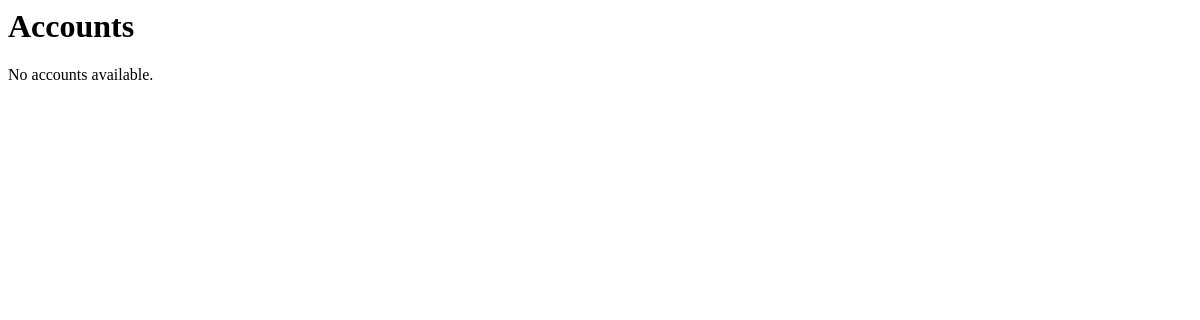
The page /accounts/2 (signed in) on the database as committed earlier.
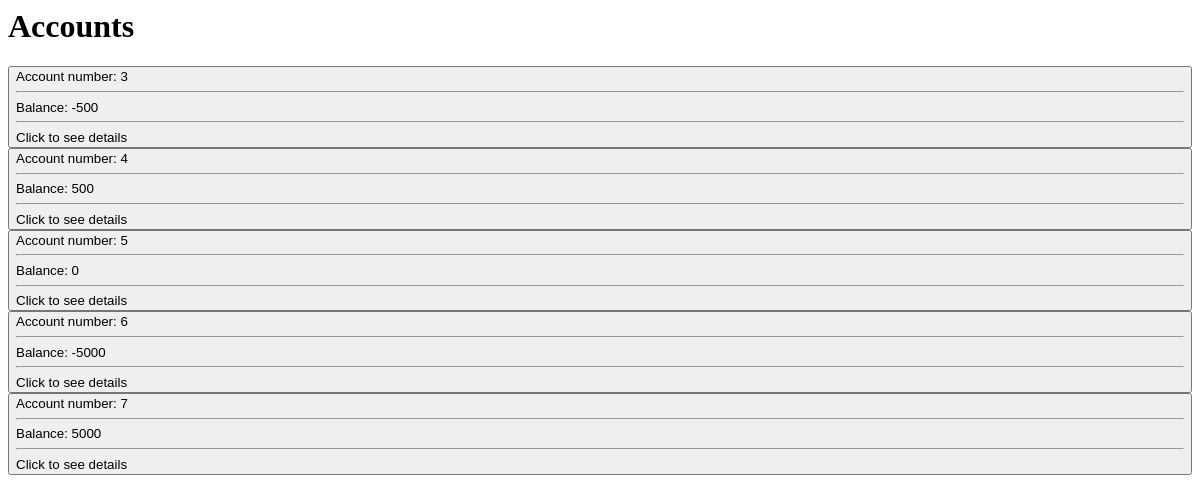
The same page on the database as committed later.
### best_bank_as/models/account.py (models this page shows)
class Account(base_model.BaseModel):
    account_number = models.IntegerField(unique=True)
    customer = models.ForeignKey(Customer, on_delete=models.CASCADE)
    account_type = models.ForeignKey(AccountType, on_delete=models.SET_NULL, null=True)

### best_bank_as/views.py (the view)
# urls.py: path("accounts/<int:pk>", views.get_accounts, name="get_accounts"),
@login_required
def get_accounts(request: HttpRequest, pk: int) -> HttpResponse:
    user = get_object_or_404(User, pk=pk)
    accounts = Account.objects.filter(customer_id=user.pk)
    for account in accounts:
        balance = (
            Ledger.objects.filter(account_number_id=account.id).aggregate(
                Sum("amount")
            )["amount__sum"]
            or 0
        )
        account.balance = -balance  # Reverse the sign of the balance
    context = {"accounts": accounts}
    return render(request, "best_bank_as/accounts/accounts.html", context)

### best_bank_as/templates/best_bank_as/accounts/accounts.html (shortened to what this page needs)
<h1>Accounts</h1>
{% for account in accounts %}
    <a href="#details">
        <button
            hx-target="#details"
            hx-get="{% url 'best_bank_as:get_details' account.pk %}"
            style="width: 100%; cursor: pointer; text-align: left;"
        >
            <span>Account number: {{ account.account_number }}</span>
            <hr>
            <span>Balance: {{ account.balance }}</span>
            <hr>
            <span>Click to see details</span>
        </button>
    </a>
{% empty %}
    <span>No accounts available.</span>
{% endfor %}

Rows that differ between the two databases and show on the page:
now on this page (row edited): Account: account_number "3", balance "-500"
now on this page (row edited): Account: account_number "4", balance "500"
now on this page (row edited): Account: account_number "5", balance "0"
now on this page (row edited): Account: account_number "6", balance "-5000"
added Account: account_number "7", balance "5000"
Other text that changed with them:
text no longer shown: "No accounts available."
